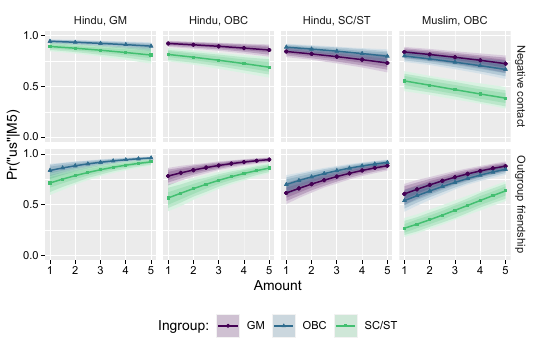

The script that saved this image:
rm(list = ls())

# Library -----------------------------------------------------------------
    
  # Load packages
  library(tidyverse); library(tidybayes)


# Import ------------------------------------------------------------------
  
  # Estimated probabilites
  post <- read_rds("results/q1_ic_post.rds")
  

# Summarise ---------------------------------------------------------------
  
  # Estimated probabilities
  d_est <- post %>%
    group_by(category, ig_caste, item, response) %>%
    median_hdi(p_est, .width = c(.67, .89, .97)) %>%
    ungroup() %>%
    mutate(
      ig_caste = case_when(
        ig_caste == 1 ~ "GM",
        ig_caste == 2 ~ "OBC",
        ig_caste == 3 ~ "SC/ST"
      ),
      category = recode_factor(
        category,
        "1" = "Hindu, GM",
        "2" = "Hindu, OBC",
        "3" = "Hindu, SC/ST",
        "4" = "Muslim, OBC",
        .ordered = TRUE
      ),
      item = case_when(
        item == "nc" ~ "Negative contact",
        item == "of" ~ "Outgroup friendship"
      )
    ) %>% 
    distinct()


# Figure ------------------------------------------------------------------

  # Make figure
  d_est %>%
    ggplot(., aes(
      x = response, y = p_est, ymin = .lower, ymax = .upper, 
      colour = ig_caste, fill = ig_caste
    )) +
    geom_ribbon(aes(group = interaction(.width, ig_caste)), colour = NA, fill = "white") +
    geom_ribbon(aes(group = interaction(.width, ig_caste)), colour = NA, alpha = 0.20) +
    geom_line() +
    geom_point(aes(shape = ig_caste), size = 0.75) +
    scale_x_continuous(limits = c(1, 5), breaks = 1:5, minor_breaks = 0) +
    scale_y_continuous(limits = c(0, 1), breaks = seq(0, 1, 0.5)) +
    scale_colour_viridis_d(begin = 0.0, end = 0.7) +
    scale_fill_viridis_d(begin = 0.0, end = 0.7) +
    scale_shape_manual(values = c("circle", "triangle", "square", "diamond filled")) +
    labs(
      x = "Amount",
      y ='Pr("us"|M5)',
      colour = "Ingroup:",
      fill = "Ingroup:",
      shape = "Ingroup:"
    ) +
    facet_grid(item ~ category) +
    coord_fixed(4) +
    theme_grey(base_size = 10, base_line_size = 0.25) +
    theme(
      legend.position = "bottom",
      strip.background = element_rect(fill = NA, colour = NA),
      axis.text = element_text(colour = "black"),
      axis.title = element_text(colour = "black"),
      axis.ticks = element_line(colour = "black")
    )
  

# Export ------------------------------------------------------------------

  # Export as .pdf
  ggsave(
    file = "figures/figure-4.pdf", 
    device = cairo_pdf,
    width = 390/.pt, height = 90, units = "mm"
  )
  
  # Export as .png
  ggsave(
    file = "figures/figure-4.png", 
    type = "cairo", dpi = 600,
    width = 390/.pt, height = 90, units = "mm"
  )
  